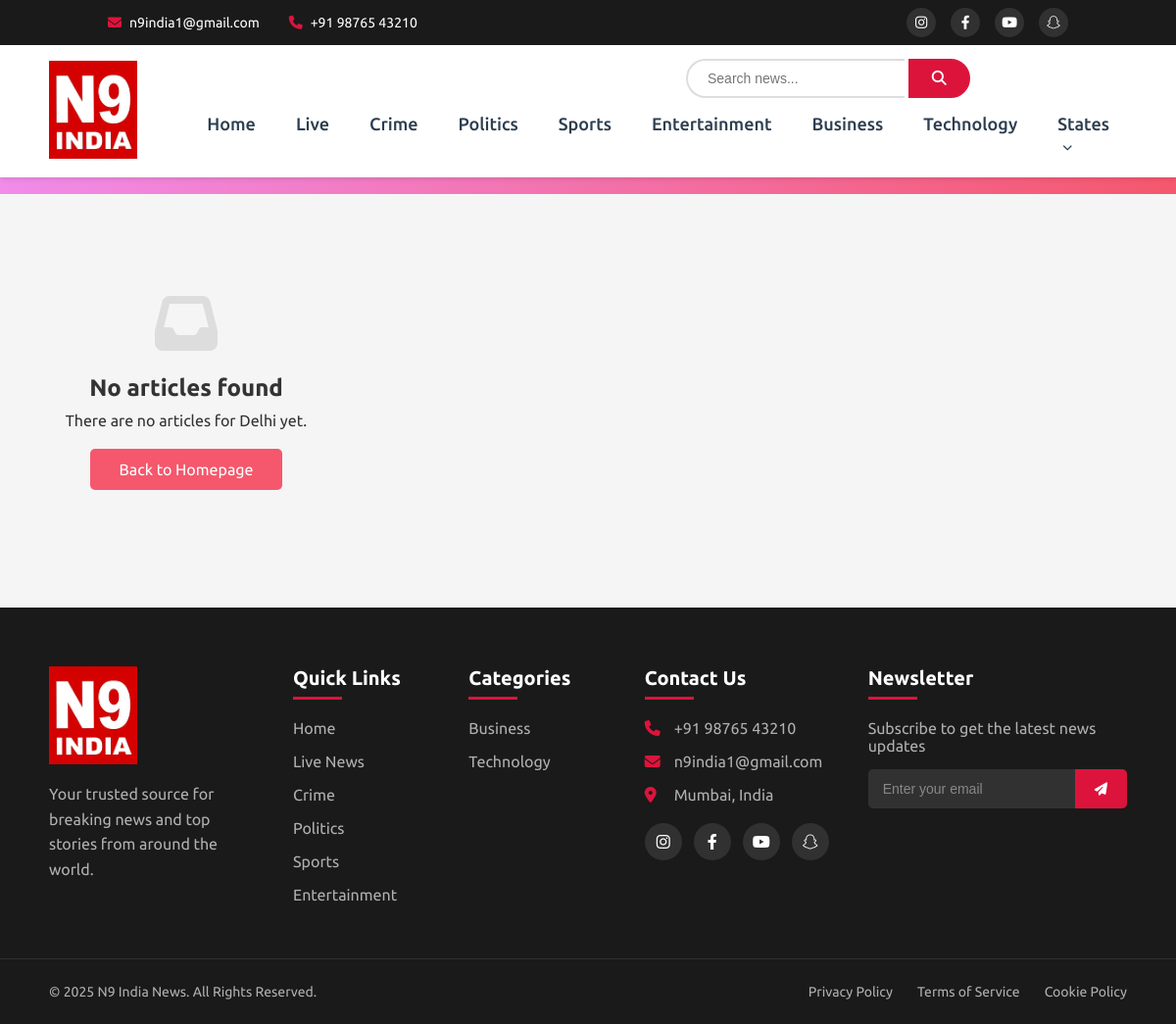
Page /state.php?slug=andhra-pradesh on the committed database.
### tables this page shows
CREATE TABLE settings (
    id INT PRIMARY KEY AUTO_INCREMENT,
    site_name VARCHAR(100) DEFAULT 'News Website',
    site_logo VARCHAR(255),
    contact_email VARCHAR(100),
    contact_phone VARCHAR(20),
    live_youtube_url VARCHAR(255),
    live_title VARCHAR(255) DEFAULT 'Watch Live News',
    facebook_url VARCHAR(255),
    instagram_url VARCHAR(255),
    youtube_url VARCHAR(255),
    twitter_url VARCHAR(255),
    snapchat_url VARCHAR(255),
    updated_at TIMESTAMP DEFAULT CURRENT_TIMESTAMP ON UPDATE CURRENT_TIMESTAMP
);

CREATE TABLE categories (
    id INT PRIMARY KEY AUTO_INCREMENT,
    name VARCHAR(100) NOT NULL,
    slug VARCHAR(100) UNIQUE NOT NULL,
    description TEXT,
    order_num INT DEFAULT 0,
    created_at TIMESTAMP DEFAULT CURRENT_TIMESTAMP
);

CREATE TABLE states (
    id INT PRIMARY KEY AUTO_INCREMENT,
    name VARCHAR(100) NOT NULL,
    slug VARCHAR(100) UNIQUE NOT NULL,
    order_num INT DEFAULT 0,
    created_at TIMESTAMP DEFAULT CURRENT_TIMESTAMP
);

### includes/functions.php (called while the page is built, shortened)
<?php
require_once __DIR__ . '/../config/database.php';
function url($path = '')
{
    if (empty($path)) {
        return BASE_URL . '/';
    }
    return BASE_URL . '/' . ltrim($path, '/');
}
function asset($path)
{
    return BASE_URL . '/assets/' . ltrim($path, '/');
}
function get_categories()
{
    $sql = "SELECT * FROM categories ORDER BY order_num ASC, name ASC";
    return db_fetch_all($sql);
}
function get_states()
{
    $sql = "SELECT * FROM states ORDER BY order_num ASC, name ASC";
    return db_fetch_all($sql);
}
function get_settings()
{
    $sql = "SELECT * FROM settings LIMIT 1";
    $settings = db_fetch_one($sql);
    return $settings;
}
?>

### config/database.php (called while the page is built, shortened)
<?php
function db_connect()
{
    try {
        $dsn = "mysql:host=" . DB_HOST . ";dbname=" . DB_NAME . ";charset=utf8mb4";
        $options = [
            PDO::ATTR_ERRMODE => PDO::ERRMODE_EXCEPTION,
            PDO::ATTR_DEFAULT_FETCH_MODE => PDO::FETCH_ASSOC,
            PDO::ATTR_EMULATE_PREPARES => false,
        ];
        $pdo = new PDO($dsn, DB_USER, DB_PASS, $options);
        return $pdo;
    } catch (PDOException $e) {
        die("Database connection failed: " . $e->getMessage());
    }
}
function db_query($sql, $params = [])
{
    $pdo = db_connect();
    $stmt = $pdo->prepare($sql);
    $stmt->execute($params);
    return $stmt;
}
function db_fetch_one($sql, $params = [])
{
    $stmt = db_query($sql, $params);
    return $stmt->fetch();
}
function db_fetch_all($sql, $params = [])
{
    $stmt = db_query($sql, $params);
    return $stmt->fetchAll();
}
?>

### state.php (the view, shortened to what this page needs)
<?php
require_once 'includes/functions.php';
$slug = $_GET['slug'] ?? '';
$state = get_state_by_slug($slug);
$page = isset($_GET['page']) ? (int)$_GET['page'] : 1;
$per_page = 20;
$offset = ($page - 1) * $per_page;
$articles = get_articles($per_page, $offset, null, $state['id']);
$total_articles = count_articles(null, $state['id']);
require_once 'includes/header.php';
?>
<link rel="stylesheet" href="<?php echo asset('css/state.css'); ?>">
<div class="state-page">
    <div class="state-header">
        <div class="container">
            <h1><?php echo $state['name']; ?> News</h1>
            <div class="state-meta">
                <span><i class="fa-solid fa-newspaper"></i> <?php echo $total_articles; ?> Articles</span>
                <span><i class="fa-solid fa-map-marker-alt"></i> <?php echo $state['name']; ?></span>
            </div>
        </div>
    </div>
    <div class="container">
        <div class="articles-grid">
            <?php if (empty($articles)): ?>
                <div class="no-articles">
                    <i class="fa-solid fa-inbox"></i>
                    <h3>No articles found</h3>
                    <p>There are no articles for <?php echo $state['name']; ?> yet.</p>
                    <a href="<?php echo url(); ?>" class="btn">Back to Homepage</a>
                </div>
            <?php endif; ?>
        </div>
    </div>
</div>
<?php
require_once 'includes/footer.php';
?>

### includes/header.php (shortened to what this page needs)
<?php
require_once __DIR__ . '/functions.php';
$settings = get_settings();
$categories = get_categories();
$states = get_states();
?>
<!DOCTYPE html>
<html lang="en">
<head>
    <link rel="stylesheet" href="https://cdnjs.cloudflare.com/ajax/libs/font-awesome/6.2.0/css/all.css"
 />
    <link rel="stylesheet" href="<?php echo asset('css/style.css'); ?>">
</head>
<body>
    <div class="topHeader">
        <div class="topHeader-left">
            <div class="contact-item">
                <i class="fa-solid fa-envelope"></i>
                <span><?php echo $settings['contact_email']; ?></span>
            </div>
            <div class="contact-item">
                <i class="fa-solid fa-phone"></i>
                <span><?php echo $settings['contact_phone']; ?></span>
            </div>
        </div>
        <div class="topHeader-right">
            <a href="<?php echo !empty($settings['instagram_url']) ? $settings['instagram_url'] : 'https://www.instagram.com/news9india_/'; ?>" target="_blank" class="social-icon">
                <i class="fa-brands fa-instagram"></i>
            </a>
            <a href="<?php echo !empty($settings['facebook_url']) ? $settings['facebook_url'] : 'https://facebook.com/N9india'; ?>" target="_blank" class="social-icon">
                <i class="fa-brands fa-facebook-f"></i>
            </a>
            <a href="<?php echo !empty($settings['youtube_url']) ? $settings['youtube_url'] : 'https://www.youtube.com/@N9India'; ?>" target="_blank" class="social-icon">
                <i class="fa-brands fa-youtube"></i>
            </a>
            <a href="<?php echo !empty($settings['snapchat_url']) ? $settings['snapchat_url'] : 'https://www.snapchat.com/add/news9india'; ?>" target="_blank" class="social-icon">
                <i class="fa-brands fa-snapchat"></i>
            </a>
        </div>
    </div>
    <div class="header">
        <div class="logo">
            <a href="<?php echo url(); ?>">
                <?php if (!empty($settings['site_logo'])): ?>
                    <img src="<?php echo url($settings['site_logo']); ?>" alt="<?php echo $settings['site_name']; ?>">
                <?php else: ?>
                    <img src="<?php echo url('images/logo.jpg'); ?>" alt="<?php echo $settings['site_name']; ?>">
                <?php endif; ?>
            </a>
        </div>
        <div class="header-right">
            <div class="search-section">
                <form action="<?php echo url('search.php'); ?>" method="GET">
                    <input type="text" name="q" placeholder="Search news..." required>
                    <button type="submit"><i class="fa-solid fa-search"></i></button>
                </form>
            </div>
            <nav class="main-nav">
                <ul>
                    <li><a href="<?php echo url(); ?>">Home</a></li>
                    <li><a href="<?php echo url('live.php'); ?>">Live</a></li>
                    <?php foreach ($categories as $category): ?>
                    <li><a href="<?php echo url('category.php?slug=' . $category['slug']); ?>"><?php echo $category['name']; ?></a></li>
                    <?php endforeach; ?>
                    <li class="dropdown">
                        <a href="#states">States <i class="fa-solid fa-chevron-down"></i></a>
                    </li>
                </ul>
            </nav>
        </div>
    </div>

### includes/footer.php (shortened to what this page needs)
    <div class="footer">
        <div class="footer-top">
            <div class="footer-column">
                <div class="footer-logo">
                    <?php if (!empty($settings['site_logo'])): ?>
                        <img src="<?php echo url($settings['site_logo']); ?>" alt="<?php echo $settings['site_name']; ?>">
                    <?php else: ?>
                        <img src="<?php echo url('images/logo.jpg'); ?>" alt="<?php echo $settings['site_name']; ?>">
                    <?php endif; ?>
                    <p>Your trusted source for breaking news and top stories from around the world.</p>
                </div>
            </div>
            <div class="footer-column">
                <h3>Quick Links</h3>
                <ul>
                    <li><a href="<?php echo url(); ?>">Home</a></li>
                    <li><a href="<?php echo url('live.php'); ?>">Live News</a></li>
                    <?php
                    $footer_categories = array_slice($categories, 0, 4);
                    foreach ($footer_categories as $category):
                    ?>
                    <li><a href="<?php echo url('category.php?slug=' . $category['slug']); ?>"><?php echo $category['name']; ?></a></li>
                    <?php endforeach; ?>
                </ul>
            </div>
            <div class="footer-column">
                <h3>Categories</h3>
                <ul>
                    <?php
                    $remaining_categories = array_slice($categories, 4, 6);
                    foreach ($remaining_categories as $category):
                    ?>
                    <li><a href="<?php echo url('category.php?slug=' . $category['slug']); ?>"><?php echo $category['name']; ?></a></li>
                    <?php endforeach; ?>
                </ul>
            </div>
            <div class="footer-column">
                <h3>Contact Us</h3>
                <ul class="contact-info">
                    <li><i class="fa-solid fa-phone"></i> <?php echo $settings['contact_phone']; ?></li>
                    <li><i class="fa-solid fa-envelope"></i> <?php echo $settings['contact_email']; ?></li>
                    <li><i class="fa-solid fa-location-dot"></i> Mumbai, India</li>
                </ul>
                <div class="social-links">
                    <a href="<?php echo !empty($settings['instagram_url']) ? $settings['instagram_url'] : 'https://www.instagram.com/news9india_/'; ?>" target="_blank" title="Follow us on Instagram">
                        <i class="fa-brands fa-instagram"></i>
                    </a>
                    <a href="<?php echo !empty($settings['facebook_url']) ? $settings['facebook_url'] : 'https://facebook.com/N9india'; ?>" target="_blank" title="Like our Facebook page">
                        <i class="fa-brands fa-facebook-f"></i>
                    </a>
                    <a href="<?php echo !empty($settings['youtube_url']) ? $settings['youtube_url'] : 'https://www.youtube.com/@N9India'; ?>" target="_blank" title="Subscribe to our YouTube channel">
                        <i class="fa-brands fa-youtube"></i>
                    </a>
                    <a href="<?php echo !empty($settings['snapchat_url']) ? $settings['snapchat_url'] : 'https://www.snapchat.com/add/news9india'; ?>" target="_blank" title="Add us on Snapchat">
                        <i class="fa-brands fa-snapchat"></i>
                    </a>
                </div>
            </div>
            <div class="footer-column newsletter-column">
                <h3>Newsletter</h3>
                <p>Subscribe to get the latest news updates</p>
                <form action="<?php echo url('newsletter-subscribe.php'); ?>" method="POST" class="newsletter-form">
                    <input type="email" name="email" placeholder="Enter your email" required>
                    <button type="submit"><i class="fa-solid fa-paper-plane"></i></button>
                </form>
            </div>
        </div>
        <div class="footer-bottom">
            <p>&copy; <?php echo date('Y'); ?> <?php echo $settings['site_name']; ?>. All Rights Reserved.</p>
            <div class="footer-links">
                <a href="<?php echo url('page.php?slug=privacy-policy'); ?>">Privacy Policy</a>
                <a href="<?php echo url('page.php?slug=terms-of-service'); ?>">Terms of Service</a>
                <a href="<?php echo url('page.php?slug=cookie-policy'); ?>">Cookie Policy</a>
            </div>
        </div>
    </div>
</body>
</html>

### assets/css/state.css (style rules this page uses)
.state-page { padding: 20px 0; }
.state-header { background: linear-gradient(135deg, #f093fb 0%, #f5576c 100%); color: white; padding: 60px 0 40px; margin-bottom: 40px; }
.state-header h1 { font-size: 2.5rem; margin-bottom: 15px; }
.state-meta { display: flex; gap: 20px; font-size: 0.95rem; }
.state-meta span { display: flex; align-items: center; gap: 8px; }
.articles-grid { display: grid; grid-template-columns: repeat(auto-fill, minmax(300px, 1fr)); gap: 30px; margin-bottom: 40px; }
.no-articles { text-align: center; padding: 60px 20px; }
.no-articles i { font-size: 4rem; color: #ddd; margin-bottom: 20px; }
.no-articles h3 { font-size: 1.5rem; margin-bottom: 10px; }
.no-articles .btn { display: inline-block; margin-top: 20px; padding: 12px 30px; background: #f5576c; color: white; text-decoration: none; border-radius: 5px; }

### rows in the picture
settings: contact_email "n9india1@gmail.com", contact_phone "+91 98765 43210", site_name "N9 India News"
categories: name "Crime"
categories: name "Politics"
categories: name "Sports"
categories: name "Entertainment"
categories: name "Business"
categories: name "Technology"
states: name "Delhi"
